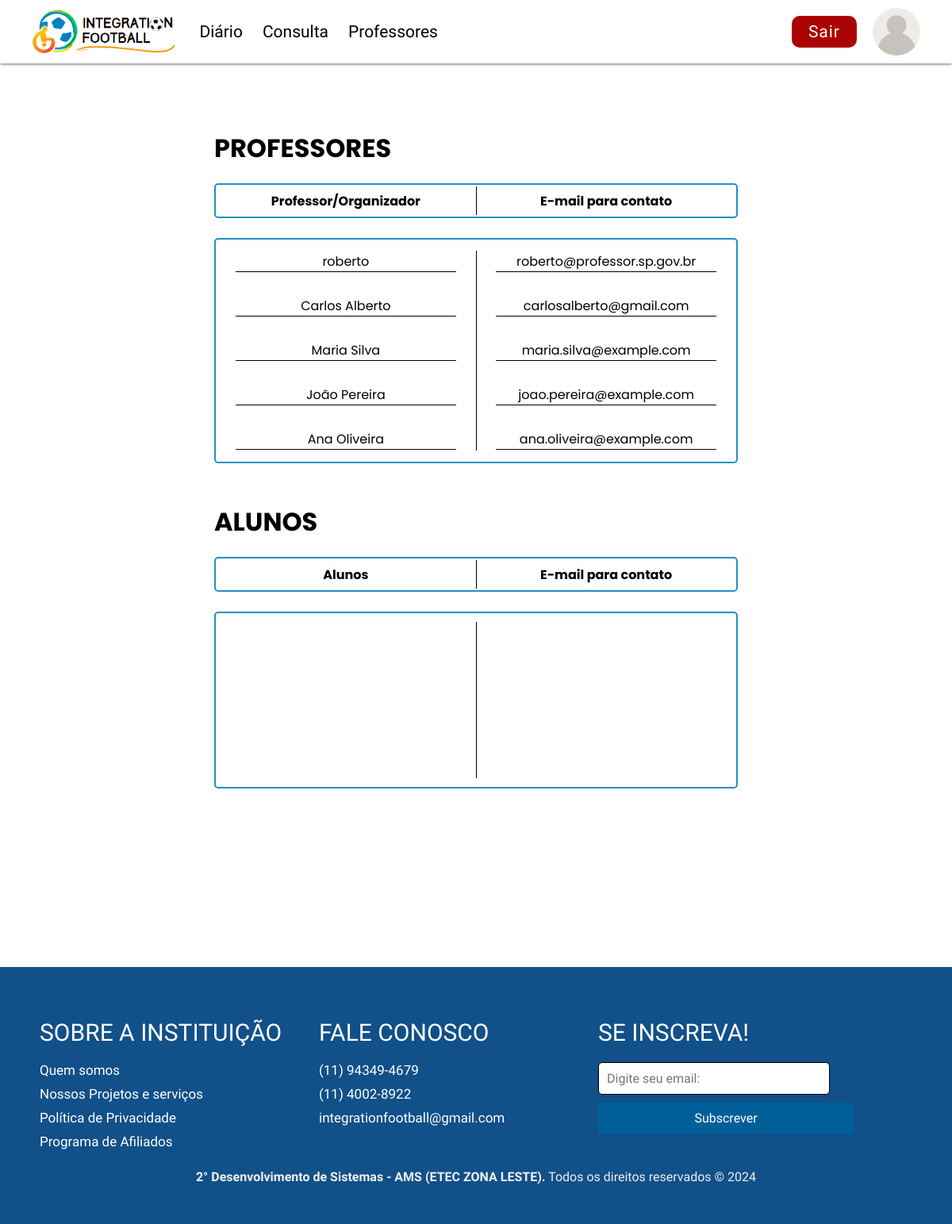
The app's page /professores.php with its own data.
### tables this page shows
CREATE TABLE `professores` (
  `id` int(11) NOT NULL,
  `nome_professor` varchar(255) NOT NULL,
  `cpf_professor` int(11) NOT NULL,
  `data_nasc` date NOT NULL,
  `email_professor` varchar(255) NOT NULL,
  `senha` varchar(55) NOT NULL,
  `telefone_professor` int(11) NOT NULL,
  `nome_coordenador` varchar(255) DEFAULT NULL
);

### controller/conexao.php (called while the page is built, shortened)
<?php
class Conexao {
    private $host = "localhost";
    private $usuario = "root";
    private $senha = "";
    private $banco = "integrationfootball";
    private $conexao;
    public function __construct() {
        $this->conexao = new mysqli($this->host, $this->usuario, $this->senha, $this->banco);
    }
    public function getConexao() {
        return $this->conexao;
    }
}
?>

### controller/professorcontroller.php (called while the page is built, shortened)
<?php
require_once $_SERVER['DOCUMENT_ROOT'] . '/Integration-Football-main/Integration-Football/model/professorModel.php';
class ProfessorController
{
    private $professor;
    public function __construct()
    {
        $this->professor = new Professor();
        if (isset($_POST['crud'])) {
            if ($_POST['crud'] == "INSERT") {
                $this->inserir();
            } elseif ($_POST['crud'] == "UPDATE") {
                $this->atualizar();
            } elseif ($_POST['crud'] == "DELETE") {
                $this->deletar();
            } elseif ($_POST['crud'] == "alterarSenha") {
                $this->redefinirSenha();
            }
        } else {
            $this->listar();
        }
    }
    public function listar()
    {
        return $this->professor->listar();
    }
}
new ProfessorController();

### model/professorModel.php (called while the page is built, shortened)
<?php
require_once $_SERVER['DOCUMENT_ROOT'] . "/Integration-Football-main/Integration-Football/controller/conexao.php";
class Professor
{
    private $conexao;
    public function __construct()
    {
        $this->conexao = new Conexao();
    }
    public function listar()
    {
        $sql = "SELECT * FROM professores";
        $stmt = $this->conexao->getConexao()->prepare($sql);
        $stmt->execute();
        $result = $stmt->get_result();
        $professores = [];
        while ($professor = $result->fetch_assoc()) {
            $professores[] = $professor;
        }
        return $professores;
    }
}

### professores.php (the view, shortened to what this page needs)
<?php
require_once './controller/alunocontroller.php';
require_once './controller/professorcontroller.php';
include_once('./templetes/headerAluno.php');
?>
<div class="container">
    <div id="consulta">
        <form id="form" action="">
            <h1 id="titulo">PROFESSORES</h1>
            <div id="th">
                <div id="th-esquerda">
                    <h3>Professor/Organizador</h3>
                </div>
                <div id="th-direita">
                    <h3>E-mail para contato</h3>
                </div>
            </div>
            <div id="table">
                <div id="nomes-professores">
                    <?php
                    $professorcontroller = new ProfessorController();
                    $professores = $professorcontroller->listar();
                    foreach ($professores as $professor) {
                    ?>
                        <div id="tr-nome">
                            <p><?= $professor['nome_professor']; ?></p>
                            <div class="separador-horizontal"></div>
                        </div>
                    <?php } ?>
                </div>
                <div id="contato-professores">
                    <?php
                    foreach ($professores as $professor) {
                    ?>
                        <div id="tr-nome">
                            <p><?= $professor['email_professor']; ?></p>
                            <div class="separador-horizontal"></div>
                        </div>
                    <?php } ?>
                </div>
            </div>
            <br><br>
            <h1 id="titulo">ALUNOS</h1>
            <div id="th">
                <div id="th-esquerda">
                    <h3>Alunos</h3>
                </div>
                <div id="th-direita">
                    <h3>E-mail para contato</h3>
                </div>
            </div>
            <div id="table">
            </div>
        </form>
    </div>
    <br><br><br><br><br>
</div>
<?php
include_once('./templetes/footer.php');
?>

### templetes/headerAluno.css (style rules this page uses)
* { padding: 0; margin: 0; }
body { overflow-x: hidden; margin-top: 40px; }

### templetes/footer.css (style rules this page uses)
* { margin: 0; padding: 0; }
.container { display: flex; flex-direction: column; min-height: 100vh; }

### css/professores.css (style rules this page uses)
.container { width: 100vw; margin-top: 80px; font-family: 'Poppins', sans-serif; }
#titulo { margin-bottom: 20px; }
h3 { font-size: 100%; }
p { font-size: 100%; }
#th { display: flex; justify-content: space-between; border: solid 2px #2092c2; border-radius: 5px; align-items: center; height: 40px; margin-bottom: 25px; }
#th-direita { display: flex; justify-content: center; width: 100%; }
#th-esquerda { display: flex; justify-content: center; width: 100%; }
.separador-horizontal { width: 85%; background-color: black; height: 1px; }
#table { display: flex; align-items: center; justify-content: space-between; border: solid 2px #2092c2; border-radius: 5px; min-height: 219px; }
#nomes-professores { display: flex; flex-direction: column; width: 100%; }
#contato-professores { display: flex; flex-direction: column; width: 100%; }
#tr-nome { margin-top: 15px; margin-bottom: 15px; display: flex; flex-direction: column; width: 100%; align-items: center; }
#consulta { width: 100%; display: flex; justify-content: center; }
#form { display: flex; flex-direction: column; width: 55%; min-width: 650px; margin-top: 25px; }

### records on screen
professores: nome_professor "roberto", email_professor "roberto@professor.sp.gov.br"
professores: nome_professor "Carlos Alberto", email_professor "carlosalberto@gmail.com"
professores: nome_professor "Maria Silva", email_professor "maria.silva@example.com"
professores: nome_professor "João Pereira", email_professor "joao.pereira@example.com"
professores: nome_professor "Ana Oliveira", email_professor "ana.oliveira@example.com"
